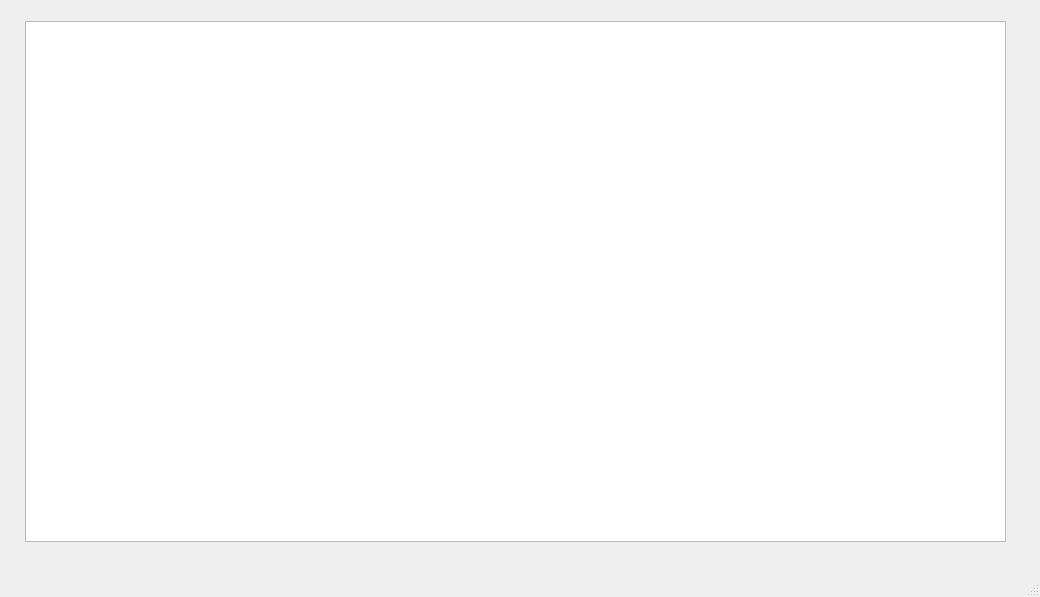
<?xml version="1.0" encoding="UTF-8"?>
<ui version="4.0">
 <class>MainWindow</class>
 <widget class="QMainWindow" name="MainWindow">
  <property name="geometry">
   <rect>
    <x>0</x>
    <y>0</y>
    <width>1040</width>
    <height>597</height>
   </rect>
  </property>
  <property name="windowTitle">
   <string>MainWindow</string>
  </property>
  <widget class="QWidget" name="centralwidget">
   <widget class="QTableWidget" name="tableWidget">
    <property name="geometry">
     <rect>
      <x>25</x>
      <y>21</y>
      <width>981</width>
      <height>521</height>
     </rect>
    </property>
   </widget>
  </widget>
  <widget class="QMenuBar" name="menubar">
   <property name="geometry">
    <rect>
     <x>0</x>
     <y>0</y>
     <width>1040</width>
     <height>30</height>
    </rect>
   </property>
  </widget>
  <widget class="QStatusBar" name="statusbar"/>
 </widget>
 <resources/>
 <connections/>
</ui>
